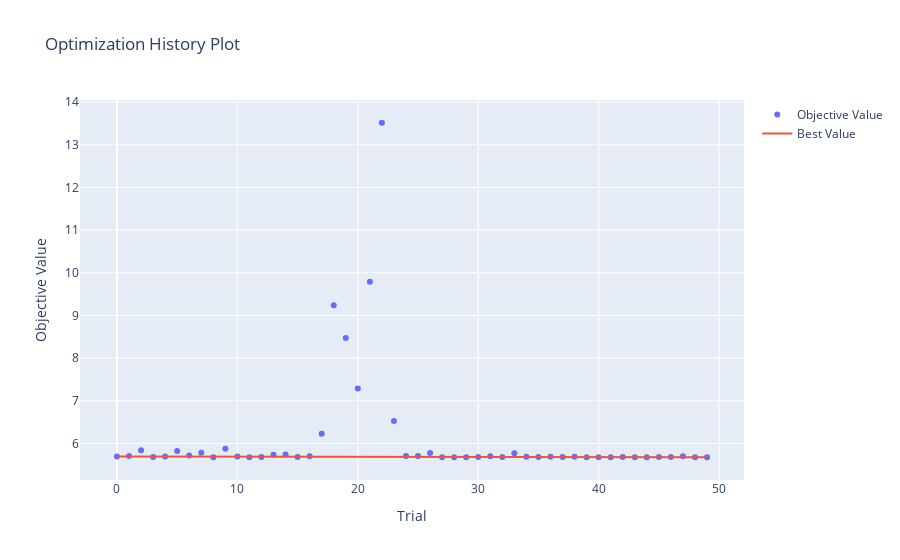

Notebook code for this chart:
### Code cell
optuna.visualization.plot_optimization_history(study_gbm)

### Figure 1 — Plotly figure (JSON) as saved in the notebook; plotly's stock layout.template omitted (floating-point values rounded to 4 significant figures)
{"data": [{"mode": "markers", "name": "Objective Value", "type": "scatter", "x": [0, 1, 2, 3, 4, 5, 6, 7, 8, 9, 10, 11, 12, 13, 14, 15, 16, 17, 18, 19, 20, 21, 22, 23, 24, 25, 26, 27, 28, 29, 30, 31, 32, 33, 34, 35, 36, 37, 38, 39, 40, 41, 42, 43, 44, 45, 46, 47, 48, 49], "y": [5.697, 5.708, 5.844, 5.685, 5.699, 5.826, 5.719, 5.782, 5.681, 5.877, 5.697, 5.68, 5.682, 5.738, 5.745, 5.685, 5.7, 6.228, 9.243, 8.475, 7.291, 9.791, 13.52, 6.527, 5.706, 5.711, 5.776, 5.679, 5.679, 5.68, 5.683, 5.705, 5.682, 5.774, 5.688, 5.687, 5.688, 5.686, 5.688, 5.681, 5.681, 5.681, 5.688, 5.68, 5.68, 5.686, 5.682, 5.702, 5.68, 5.681]}, {"mode": "lines", "name": "Best Value", "type": "scatter", "x": [0, 1, 2, 3, 4, 5, 6, 7, 8, 9, 10, 11, 12, 13, 14, 15, 16, 17, 18, 19, 20, 21, 22, 23, 24, 25, 26, 27, 28, 29, 30, 31, 32, 33, 34, 35, 36, 37, 38, 39, 40, 41, 42, 43, 44, 45, 46, 47, 48, 49], "y": [5.697, 5.697, 5.697, 5.685, 5.685, 5.685, 5.685, 5.685, 5.681, 5.681, 5.681, 5.68, 5.68, 5.68, 5.68, 5.68, 5.68, 5.68, 5.68, 5.68, 5.68, 5.68, 5.68, 5.68, 5.68, 5.68, 5.68, 5.679, 5.679, 5.679, 5.679, 5.679, 5.679, 5.679, 5.679, 5.679, 5.679, 5.679, 5.679, 5.679, 5.679, 5.679, 5.679, 5.679, 5.679, 5.679, 5.679, 5.679, 5.679, 5.679]}, {"marker": {"color": "#cccccc"}, "mode": "markers", "name": "Infeasible Trial", "showlegend": false, "type": "scatter", "x": [], "y": []}], "layout": {"title": {"text": "Optimization History Plot"}, "xaxis": {"title": {"text": "Trial"}}, "yaxis": {"title": {"text": "Objective Value"}}}}
